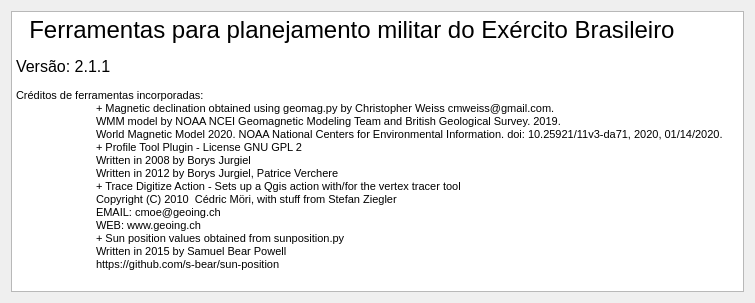
<?xml version="1.0" encoding="UTF-8"?>
<ui version="4.0">
 <class>Dialog</class>
 <widget class="QDialog" name="Dialog">
  <property name="geometry">
   <rect>
    <x>0</x>
    <y>0</y>
    <width>755</width>
    <height>303</height>
   </rect>
  </property>
  <property name="minimumSize">
   <size>
    <width>755</width>
    <height>303</height>
   </size>
  </property>
  <property name="maximumSize">
   <size>
    <width>755</width>
    <height>303</height>
   </size>
  </property>
  <property name="windowTitle">
   <string>Sobre</string>
  </property>
  <layout class="QVBoxLayout" name="verticalLayout_8">
   <item>
    <layout class="QHBoxLayout" name="horizontalLayout">
     <item>
      <widget class="QTextBrowser" name="textBrowser">
       <property name="html">
        <string>&lt;!DOCTYPE HTML PUBLIC &quot;-//W3C//DTD HTML 4.0//EN&quot; &quot;http://www.w3.org/TR/REC-html40/strict.dtd&quot;&gt;
&lt;html&gt;&lt;head&gt;&lt;meta name=&quot;qrichtext&quot; content=&quot;1&quot; /&gt;&lt;style type=&quot;text/css&quot;&gt;
p, li { white-space: pre-wrap; }
&lt;/style&gt;&lt;/head&gt;&lt;body style=&quot; font-family:'MS Shell Dlg 2'; font-size:8.25pt; font-weight:400; font-style:normal;&quot;&gt;
&lt;p style=&quot; margin-top:0px; margin-bottom:0px; margin-left:0px; margin-right:0px; -qt-block-indent:0; text-indent:0px;&quot;&gt;&lt;span style=&quot; font-size:18pt;&quot;&gt;  Ferramentas para planejamento militar do Exército Brasileiro&lt;/span&gt;&lt;/p&gt;
&lt;p style=&quot;-qt-paragraph-type:empty; margin-top:0px; margin-bottom:0px; margin-left:0px; margin-right:0px; -qt-block-indent:0; text-indent:0px;&quot;&gt;&lt;br /&gt;&lt;/p&gt;
&lt;p style=&quot; margin-top:0px; margin-bottom:0px; margin-left:0px; margin-right:0px; -qt-block-indent:0; text-indent:0px;&quot;&gt;&lt;span style=&quot; font-size:12pt;&quot;&gt;Versão: 2.1.1&lt;/span&gt;&lt;/p&gt;
&lt;p style=&quot;-qt-paragraph-type:empty; margin-top:0px; margin-bottom:0px; margin-left:0px; margin-right:0px; -qt-block-indent:0; text-indent:0px;&quot;&gt;&lt;br /&gt;&lt;/p&gt;
&lt;p style=&quot; margin-top:0px; margin-bottom:0px; margin-left:0px; margin-right:0px; -qt-block-indent:0; text-indent:0px;&quot;&gt;Créditos de ferramentas incorporadas:&lt;/p&gt;
&lt;p style=&quot; margin-top:0px; margin-bottom:0px; margin-left:0px; margin-right:0px; -qt-block-indent:0; text-indent:0px;&quot;&gt;	+ Magnetic declination obtained using geomag.py by Christopher Weiss cmweiss@gmail.com. &lt;/p&gt;
&lt;p style=&quot; margin-top:0px; margin-bottom:0px; margin-left:0px; margin-right:0px; -qt-block-indent:0; text-indent:0px;&quot;&gt;	WMM model by NOAA NCEI Geomagnetic Modeling Team and British Geological Survey. 2019. &lt;/p&gt;
&lt;p style=&quot; margin-top:0px; margin-bottom:0px; margin-left:0px; margin-right:0px; -qt-block-indent:0; text-indent:0px;&quot;&gt;	World Magnetic Model 2020. NOAA National Centers for Environmental Information. doi: 10.25921/11v3-da71, 2020, 01/14/2020.&lt;/p&gt;
&lt;p style=&quot; margin-top:0px; margin-bottom:0px; margin-left:0px; margin-right:0px; -qt-block-indent:0; text-indent:0px;&quot;&gt;	+ Profile Tool Plugin - License GNU GPL 2&lt;/p&gt;
&lt;p style=&quot; margin-top:0px; margin-bottom:0px; margin-left:0px; margin-right:0px; -qt-block-indent:0; text-indent:0px;&quot;&gt;	Written in 2008 by Borys Jurgiel&lt;/p&gt;
&lt;p style=&quot; margin-top:0px; margin-bottom:0px; margin-left:0px; margin-right:0px; -qt-block-indent:0; text-indent:0px;&quot;&gt;	Written in 2012 by Borys Jurgiel, Patrice Verchere&lt;/p&gt;
&lt;p style=&quot; margin-top:0px; margin-bottom:0px; margin-left:0px; margin-right:0px; -qt-block-indent:0; text-indent:0px;&quot;&gt;	+ Trace Digitize Action - Sets up a Qgis action with/for the vertex tracer tool&lt;/p&gt;
&lt;p style=&quot; margin-top:0px; margin-bottom:0px; margin-left:0px; margin-right:0px; -qt-block-indent:0; text-indent:0px;&quot;&gt;	Copyright (C) 2010  Cédric Möri, with stuff from Stefan Ziegler&lt;/p&gt;
&lt;p style=&quot; margin-top:0px; margin-bottom:0px; margin-left:0px; margin-right:0px; -qt-block-indent:0; text-indent:0px;&quot;&gt;	EMAIL: cmoe@geoing.ch&lt;/p&gt;
&lt;p style=&quot; margin-top:0px; margin-bottom:0px; margin-left:0px; margin-right:0px; -qt-block-indent:0; text-indent:0px;&quot;&gt;	WEB: www.geoing.ch&lt;/p&gt;
&lt;p style=&quot; margin-top:0px; margin-bottom:0px; margin-left:0px; margin-right:0px; -qt-block-indent:0; text-indent:0px;&quot;&gt;	+ Sun position values obtained from sunposition.py&lt;/p&gt;
&lt;p style=&quot; margin-top:0px; margin-bottom:0px; margin-left:0px; margin-right:0px; -qt-block-indent:0; text-indent:0px;&quot;&gt;	Written in 2015 by Samuel Bear Powell&lt;/p&gt;
&lt;p style=&quot; margin-top:0px; margin-bottom:0px; margin-left:0px; margin-right:0px; -qt-block-indent:0; text-indent:0px;&quot;&gt;	https://github.com/s-bear/sun-position&lt;/p&gt;
&lt;p style=&quot;-qt-paragraph-type:empty; margin-top:0px; margin-bottom:0px; margin-left:0px; margin-right:0px; -qt-block-indent:0; text-indent:0px; font-size:8pt; text-decoration: underline; color:#0000ff;&quot;&gt;&lt;br /&gt;&lt;/p&gt;&lt;/body&gt;&lt;/html&gt;</string>
       </property>
      </widget>
     </item>
    </layout>
   </item>
  </layout>
 </widget>
 <resources/>
 <connections/>
</ui>
